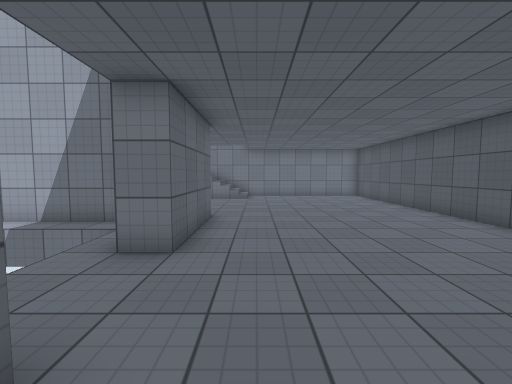
[1] (above)

12 first-person views from a walk through a scene from a Unity 3-D project. The camera is 1.4 m above the floor, tilts 4° down and sees 90° across. The floor is counted in squares, 1 m on a side. Each view is taken from the middle of a square. On the plan, view 1 faces up. The plan holds only what a view shows up to about 13 squares ahead; the rest is blank. Surface patterns are stand-ins for the level's own textures.

[2]
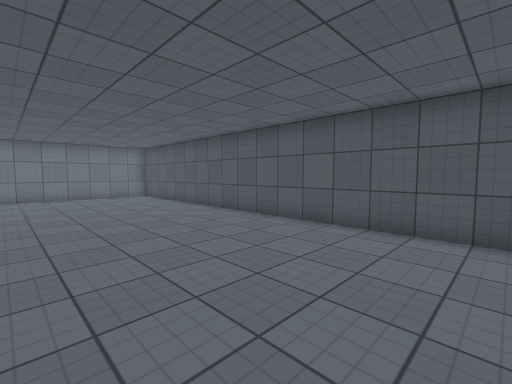

[3]
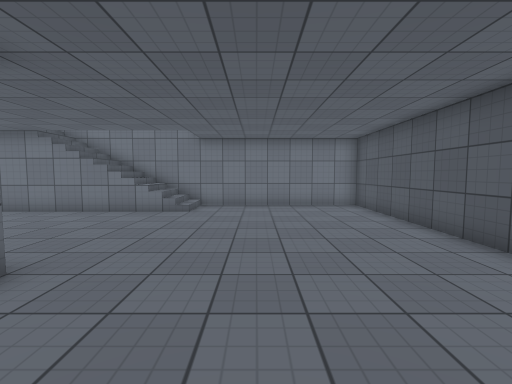

[4]
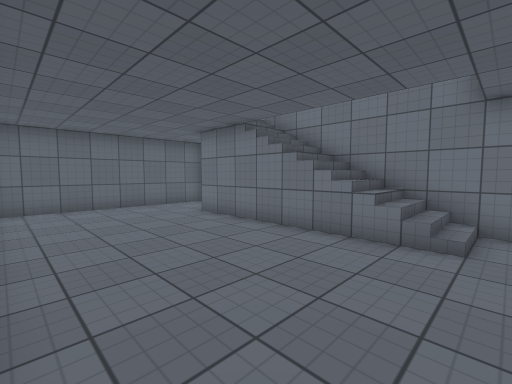

[5]
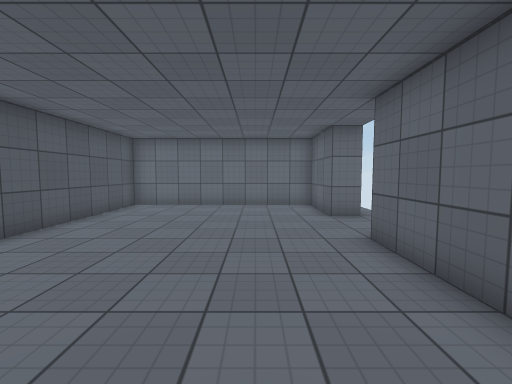

[6]
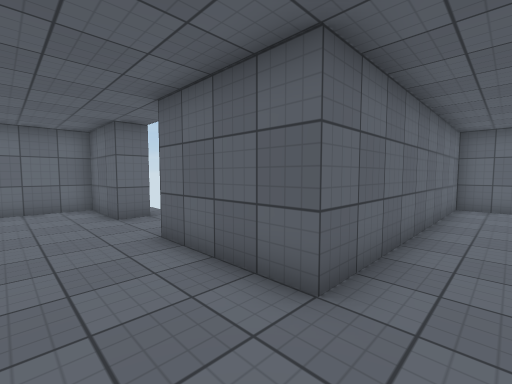

[7]
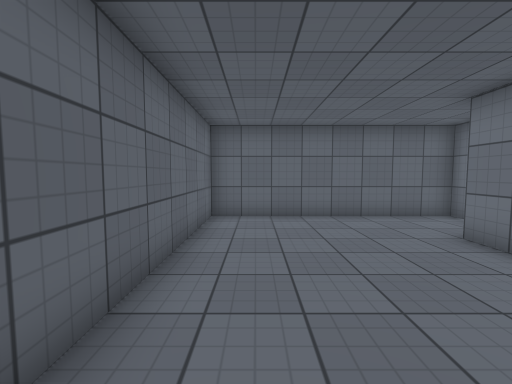

[8]
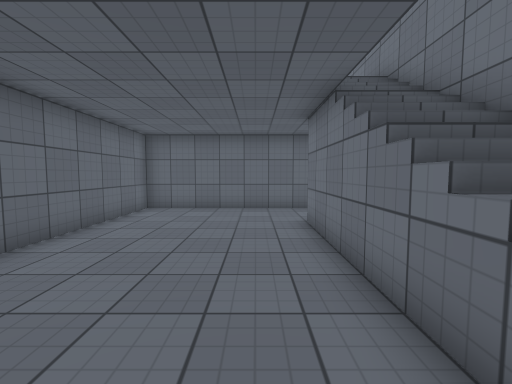

[9]
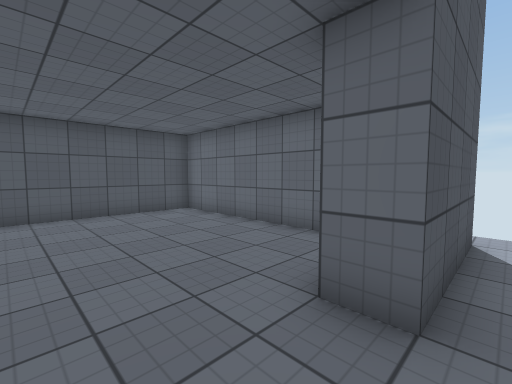

[10]
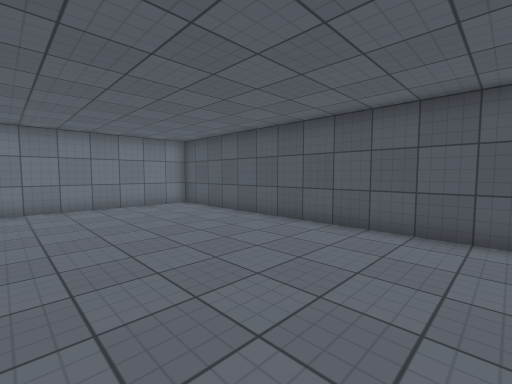

[11]
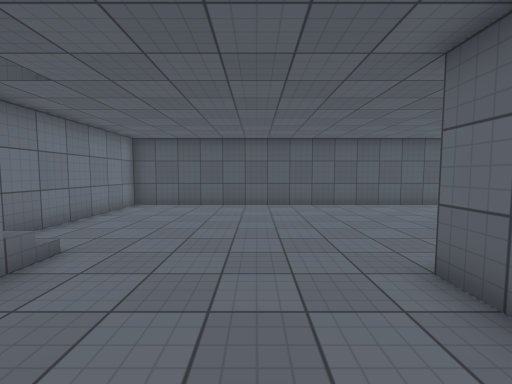

[12]
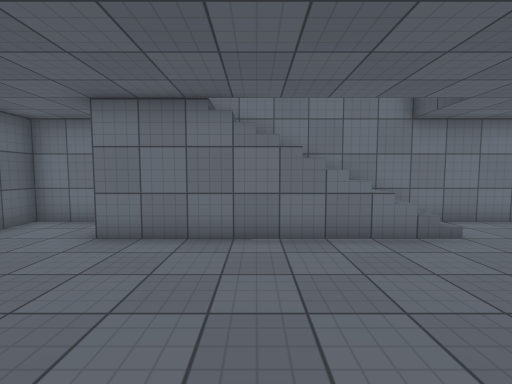

### Floor plan
Key: @ floor where view 1 was taken; # wall or solid block; . floor; / step, stairs or slope; = window, fence, low wall or low ledge.
Columns run from 12 left of view 1 to 7 right of it. Each row starts with its distance up from view 1.
 17 ####################
 16 #...////////.......#
 15 #...////////.......#
 14 #.....=#...........#
 13 #..................#
 12 #..................#
 11 #..................#
 10 #..................#
  9 #..................#
  8 ###########........#
  7      .....#........#
  6          .#........#
  5          .#........#
  4          ..........#
  3          ..........#
  2          ..........#
  1          .#........#
  0          .#.@......#
 -1          .#........#
 -2          .##########
 -3          ..

Where each view was taken, in squares from view 1:
view 1: 0 up, 0 right, facing up
view 2: 0 up, 0 right, facing up-right
view 3: 5 up, 2 right, facing up
view 4: 9 up, 0 right, facing up-left
view 5: 10 up, 1 right, facing down
view 6: 10 up, 1 right, facing down-left
view 7: 10 up, 3 left, facing left
view 8: 13 up, 1 left, facing left
view 9: 4 up, 3 left, facing down-right
view 10: 5 up, 0 right, facing up-right
view 11: 11 up, 5 left, facing right
view 12: 9 up, 5 left, facing up
